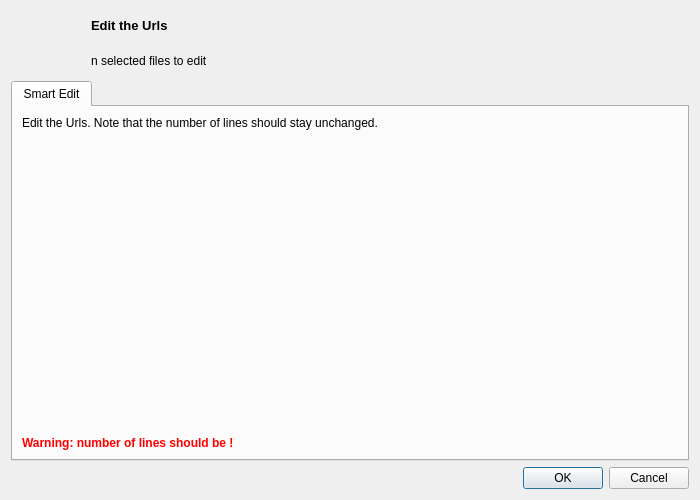
<?xml version="1.0" encoding="UTF-8"?>
<ui version="4.0">
 <class>EditionDialog</class>
 <widget class="QDialog" name="EditionDialog">
  <property name="geometry">
   <rect>
    <x>0</x>
    <y>0</y>
    <width>700</width>
    <height>500</height>
   </rect>
  </property>
  <property name="modal">
   <bool>true</bool>
  </property>
  <layout class="QVBoxLayout" name="verticalLayout">
   <item>
    <layout class="QGridLayout" name="gridLayout" columnstretch="0,0,0,0">
     <item row="1" column="2">
      <widget class="QLabel" name="subtitleLabel">
       <property name="text">
        <string notr="true">n selected files to edit</string>
       </property>
      </widget>
     </item>
     <item row="0" column="2" colspan="2">
      <widget class="QLabel" name="filenameLabel">
       <property name="font">
        <font>
         <pointsize>10</pointsize>
         <weight>75</weight>
         <bold>true</bold>
        </font>
       </property>
       <property name="focusPolicy">
        <enum>Qt::StrongFocus</enum>
       </property>
       <property name="text">
        <string>Edit the Urls</string>
       </property>
       <property name="wordWrap">
        <bool>true</bool>
       </property>
       <property name="textInteractionFlags">
        <set>Qt::LinksAccessibleByMouse|Qt::TextSelectableByKeyboard|Qt::TextSelectableByMouse</set>
       </property>
      </widget>
     </item>
     <item row="0" column="0" rowspan="2">
      <widget class="QLabel" name="fileIcon">
       <property name="minimumSize">
        <size>
         <width>64</width>
         <height>64</height>
        </size>
       </property>
       <property name="maximumSize">
        <size>
         <width>64</width>
         <height>64</height>
        </size>
       </property>
       <property name="text">
        <string/>
       </property>
       <property name="pixmap">
        <pixmap resource="../resources.qrc">:/icons/logo/icon128.png</pixmap>
       </property>
       <property name="scaledContents">
        <bool>true</bool>
       </property>
      </widget>
     </item>
     <item row="0" column="1">
      <spacer name="horizontalSpacer_3">
       <property name="orientation">
        <enum>Qt::Horizontal</enum>
       </property>
       <property name="sizeType">
        <enum>QSizePolicy::Fixed</enum>
       </property>
       <property name="sizeHint" stdset="0">
        <size>
         <width>10</width>
         <height>20</height>
        </size>
       </property>
      </spacer>
     </item>
    </layout>
   </item>
   <item>
    <widget class="QTabWidget" name="tabWidget">
     <property name="currentIndex">
      <number>0</number>
     </property>
     <widget class="QWidget" name="rename">
      <attribute name="title">
       <string>Smart Edit</string>
      </attribute>
      <layout class="QVBoxLayout" name="verticalLayout_2" stretch="0,1,0">
       <item>
        <widget class="QLabel" name="editLabel">
         <property name="text">
          <string>Edit the Urls. Note that the number of lines should stay unchanged.</string>
         </property>
        </widget>
       </item>
       <item>
        <widget class="TextEditorWidget" name="editor" native="true"/>
       </item>
       <item>
        <widget class="QLabel" name="warningLabel">
         <property name="font">
          <font>
           <weight>75</weight>
           <bold>true</bold>
          </font>
         </property>
         <property name="styleSheet">
          <string notr="true">color: rgb(255, 0, 0);</string>
         </property>
         <property name="text">
          <string notr="true">Warning: number of lines should be !</string>
         </property>
        </widget>
       </item>
      </layout>
     </widget>
    </widget>
   </item>
   <item>
    <widget class="QDialogButtonBox" name="buttonBox">
     <property name="orientation">
      <enum>Qt::Horizontal</enum>
     </property>
     <property name="standardButtons">
      <set>QDialogButtonBox::Cancel|QDialogButtonBox::Ok</set>
     </property>
    </widget>
   </item>
  </layout>
 </widget>
 <customwidgets>
  <customwidget>
   <class>TextEditorWidget</class>
   <extends>QWidget</extends>
   <header>Widgets/TextEditorWidget</header>
   <container>1</container>
  </customwidget>
 </customwidgets>
 <tabstops>
  <tabstop>filenameLabel</tabstop>
  <tabstop>tabWidget</tabstop>
 </tabstops>
 <resources>
  <include location="../resources.qrc"/>
 </resources>
 <connections>
  <connection>
   <sender>buttonBox</sender>
   <signal>rejected()</signal>
   <receiver>EditionDialog</receiver>
   <slot>close()</slot>
   <hints>
    <hint type="sourcelabel">
     <x>641</x>
     <y>480</y>
    </hint>
    <hint type="destinationlabel">
     <x>546</x>
     <y>494</y>
    </hint>
   </hints>
  </connection>
  <connection>
   <sender>buttonBox</sender>
   <signal>accepted()</signal>
   <receiver>EditionDialog</receiver>
   <slot>accept()</slot>
   <hints>
    <hint type="sourcelabel">
     <x>550</x>
     <y>479</y>
    </hint>
    <hint type="destinationlabel">
     <x>468</x>
     <y>498</y>
    </hint>
   </hints>
  </connection>
 </connections>
</ui>
